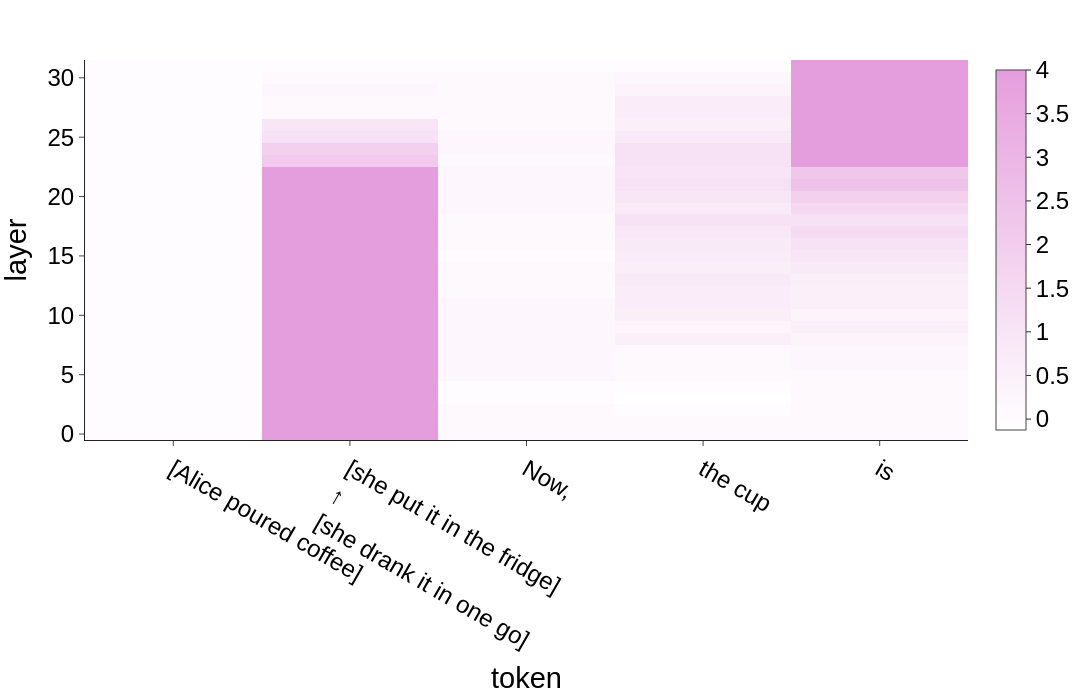

Source (notebook cell):
### Code cell
x = [
    "[Alice poured coffee]",
    "[she put it in the fridge]<br>↑<br>[she drank it in one go]",
    "Now,",
    "the cup",
    "is"
]

# visualize our results!
fig = px.imshow(
    causal_effects,
    zmax=4,
    x=x,
    y=list(range(model.config.num_hidden_layers)),
    template='simple_white',
    color_continuous_scale=[[0, '#FFFFFF'], [1, "#E59EDD"]]
)

fig.update_layout(
    xaxis_title='token',
    yaxis_title='layer',
    yaxis=dict(autorange='min'),
    font=dict(
        family="Arial, sans-serif",
        size=24,  # Global font size
        color="black"
    ),
    height=700,
    width=1400
)

fig.show()

### Figure 1 — Plotly figure (JSON) as saved in the notebook; plotly's stock layout.template omitted (floating-point values rounded to 4 significant figures; data arrays with more than 128 entries replaced by an {"elided": "..."} marker saying what was removed)
{"data": [{"coloraxis": "coloraxis", "hovertemplate": "x: %{x}<br>y: %{y}<br>color: %{z}<extra></extra>", "name": "0", "type": "heatmap", "x": ["[Alice poured coffee]", "[she put it in the fridge]<br>↑<br>[she drank it in one go]", "Now,", "the cup", "is"], "xaxis": "x", "y": [0, 1, 2, 3, 4, 5, 6, 7, 8, 9, 10, 11, 12, 13, 14, 15, 16, 17, 18, 19, 20, 21, 22, 23, 24, 25, 26, 27, 28, 29, 30, 31], "yaxis": "y", "z": {"elided": "32x5 float values"}}], "layout": {"coloraxis": {"cmax": 4, "cmin": -0.125, "colorscale": [[0, "#FFFFFF"], [1, "#E59EDD"]]}, "font": {"color": "black", "family": "Arial, sans-serif", "size": 24}, "height": 700, "margin": {"t": 60}, "width": 1400, "xaxis": {"anchor": "y", "constrain": "domain", "domain": [0, 1], "scaleanchor": "y", "title": {"text": "token"}}, "yaxis": {"anchor": "x", "autorange": "min", "constrain": "domain", "domain": [0, 1], "title": {"text": "layer"}}}}
